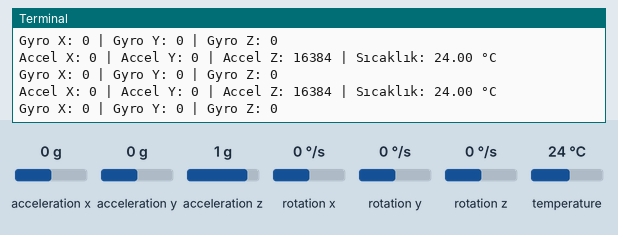
The program below on a simulated Raspberry Pi (BCM pin numbers). Shown: the last lines printed to the terminal. The inputs (shaded band) are chosen by the test bench; at power-on: acceleration x 0 g, acceleration y 0 g, acceleration z 1 g, rotation x 0 °/s, rotation y 0 °/s, rotation z 0 °/s, temperature 24 °C.

Above: at 9.8 s.
9.9 s: acceleration x set to -1.4 g
At 10.12 s:
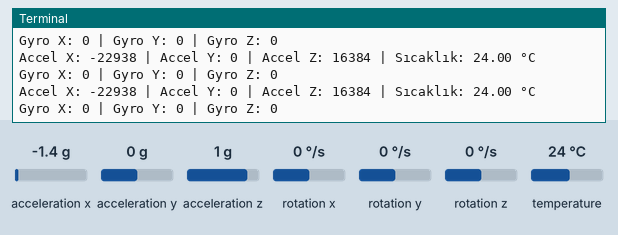
11.4 s: acceleration y set to -1.4 g
At 11.62 s:
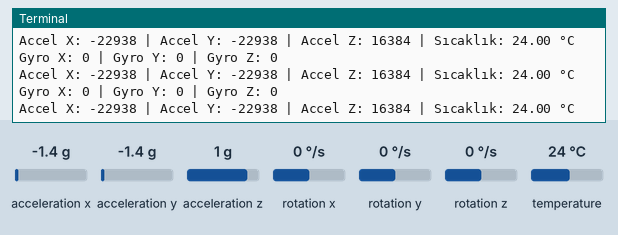
12.9 s: acceleration z set to -1.4 g
At 12.91 s:
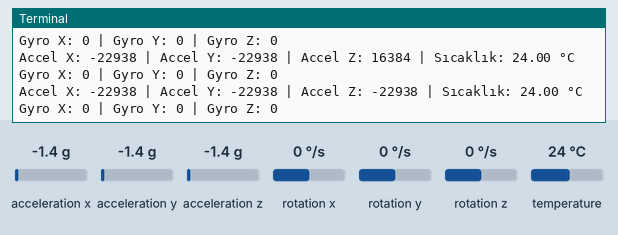
14.4 s: rotation x set to -192 °/s
At 14.41 s:
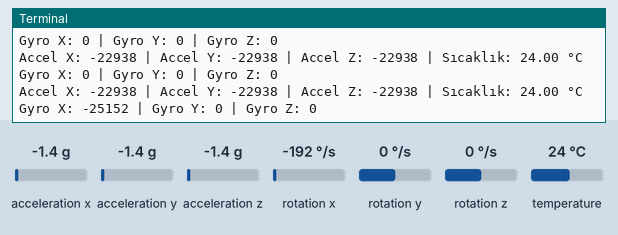
15.9 s: rotation y set to -192 °/s
At 15.91 s:
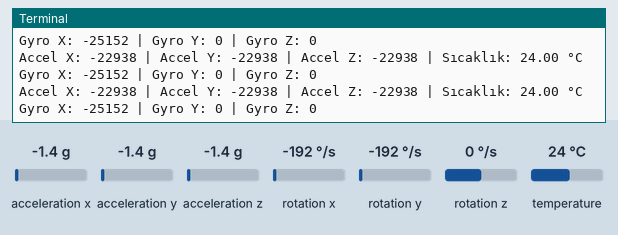

The program:

MPU6050_Dlpf_Kalibre.py
```python
import smbus
import time
import os
import time

MPU6050_ADDRESS = 0x68
PWR_MGMT_1 = 0x6B
ACCEL_XOUT_H = 0x3B
ACCEL_YOUT_H = 0x3D
ACCEL_ZOUT_H = 0x3F
GYRO_XOUT_H = 0x43
GYRO_YOUT_H = 0x45
GYRO_ZOUT_H = 0x47
ACCEL_CONFIG = 0x1C
TEMP_OUT_H = 0x41
TEMP_OUT_L = 0x42
DLPF_REGISTER = 0x1A
DLPF_SETTING = 0x06

bus = smbus.SMBus(1)

def mpu6050_init():
    bus.write_byte_data(MPU6050_ADDRESS, PWR_MGMT_1, 0)
    bus.write_byte_data(MPU6050_ADDRESS, ACCEL_CONFIG, 0x00)

def read_raw_data(addr):
    high = bus.read_byte_data(MPU6050_ADDRESS, addr)
    low = bus.read_byte_data(MPU6050_ADDRESS, addr+1)
    value = ((high << 8) | low)
    if value > 32768:
        value = value - 65536
    return value

def set_dlpf(setting):
    bus.write_byte_data(MPU6050_ADDRESS, DLPF_REGISTER, setting)

def read_temperature():
    temp_high = bus.read_byte_data(MPU6050_ADDRESS, TEMP_OUT_H)
    temp_low = bus.read_byte_data(MPU6050_ADDRESS, TEMP_OUT_L)
    temp_raw = (temp_high << 8) | temp_low
    if temp_raw > 32767:
        temp_raw -= 65536
    temp_celsius = (temp_raw / 340.0) + 36.53
    return temp_celsius

def MPU_AccelXYZ():
    accel_x = read_raw_data(ACCEL_XOUT_H)
    accel_y = read_raw_data(ACCEL_YOUT_H)
    accel_z = read_raw_data(ACCEL_ZOUT_H)
    gyro_x = read_raw_data(GYRO_XOUT_H)
    gyro_y = read_raw_data(GYRO_YOUT_H)
    gyro_z = read_raw_data(GYRO_ZOUT_H)
    temperature = read_temperature()
    return accel_x, accel_y, accel_z, temperature, gyro_x, gyro_y, gyro_z


if __name__ == "__main__":
    mpu6050_init()
    set_dlpf(DLPF_SETTING)

    # Kalibrasyon için boş değerler
    gyro_bias = {'x': 0, 'y': 0, 'z': 0}
    accel_bias = {'x': 0, 'y': 0, 'z': 0}
    calibration_samples = 100

    print("Kalibrasyon Başlatılıyor...")

    # Kalibrasyon örneklerini topla
    for i in range(calibration_samples):
        accel_x = read_raw_data(ACCEL_XOUT_H)
        accel_y = read_raw_data(ACCEL_YOUT_H)
        accel_z = read_raw_data(ACCEL_ZOUT_H)
        temperature = read_temperature()
        gyro_x = read_raw_data(GYRO_XOUT_H)
        gyro_y = read_raw_data(GYRO_YOUT_H)
        gyro_z = read_raw_data(GYRO_ZOUT_H)

        # Jiroskop verilerini toplama
        gyro_bias['x'] += gyro_x
        gyro_bias['y'] += gyro_y
        gyro_bias['z'] += gyro_z

        # İvmeölçer verilerini toplama
        accel_bias['x'] += accel_x
        accel_bias['y'] += accel_y
        accel_bias['z'] += accel_z

        time.sleep(0.05)

    # Ortalama alarak sapmaları hesapla
    gyro_bias['x'] /= calibration_samples
    gyro_bias['y'] /= calibration_samples
    gyro_bias['z'] /= calibration_samples

    accel_bias['x'] /= calibration_samples
    accel_bias['y'] /= calibration_samples
    accel_bias['z'] /= calibration_samples

    print("Kalibrasyon Tamamlandı.")
    print(f"Jiroskop Sapmaları: {gyro_bias}")
    print(f"İvmeölçer Sapmaları: {accel_bias}")

    time.sleep(3)

    while True:
        accel_x = read_raw_data(ACCEL_XOUT_H)
        accel_y = read_raw_data(ACCEL_YOUT_H)
        accel_z = read_raw_data(ACCEL_ZOUT_H)
        temperature = read_temperature()
        gyro_x = read_raw_data(GYRO_XOUT_H)
        gyro_y = read_raw_data(GYRO_YOUT_H)
        gyro_z = read_raw_data(GYRO_ZOUT_H)
        print(f"Accel X: {accel_x} | Accel Y: {accel_y} | Accel Z: {accel_z} | Sıcaklık: {temperature:.2f} °C")
        print(f"Gyro X: {gyro_x} | Gyro Y: {gyro_y} | Gyro Z: {gyro_z}")
        time.sleep(0.1)
```

Measured:
- after the input at 9.9 s, the terminal: prints a new line after 0.11 s (image 1)
- after the input at 11.4 s, the terminal: prints a new line at once (image 2)
- after the input at 12.9 s, the terminal: prints a new line at once (image 3)
- after the input at 14.4 s, the terminal: prints a new line at once (image 4)
